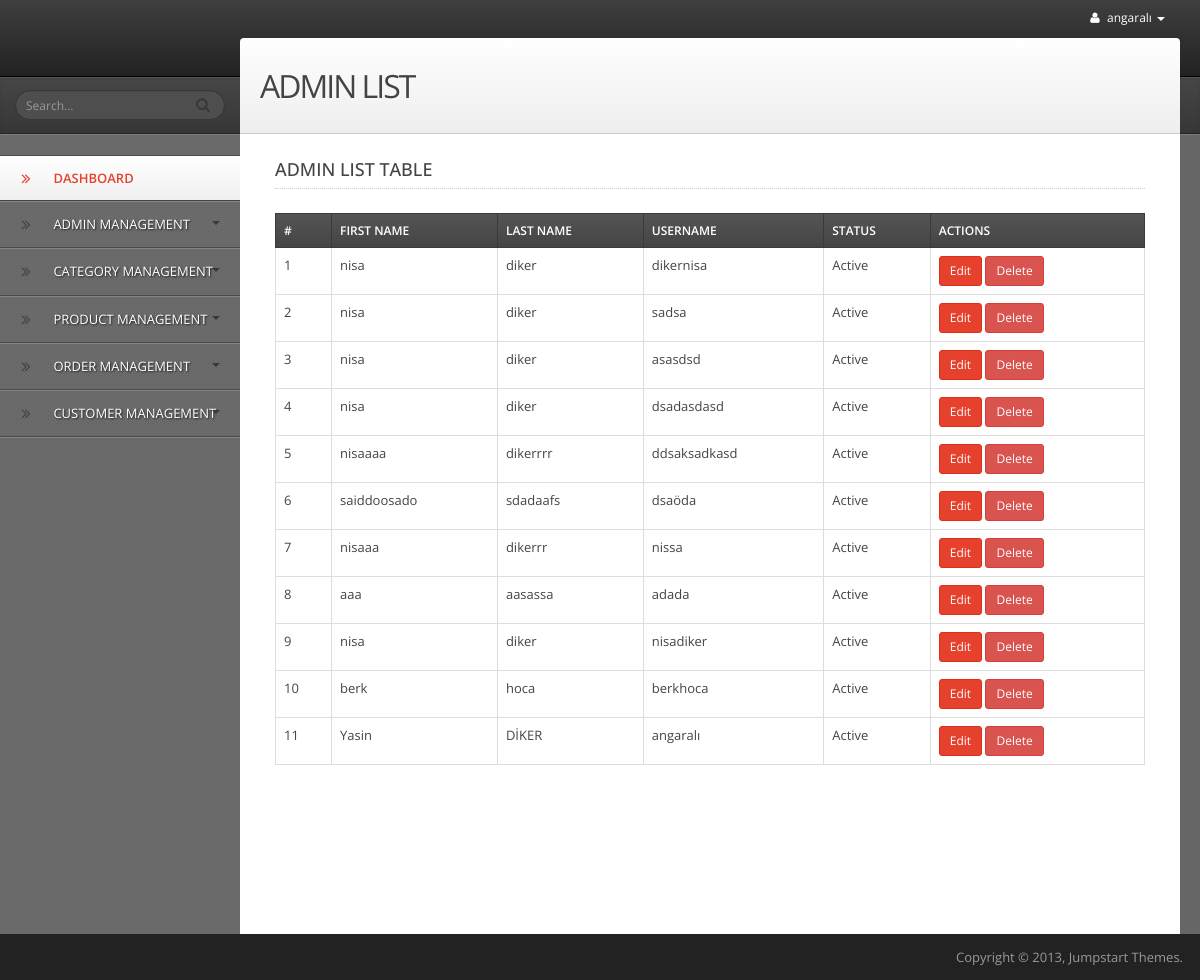
/back-end/admin_panel/admin_list.php (signed in), run on the app's committed database.
### tables this page shows
CREATE TABLE `admin_table` (
  `admin_id` int(11) NOT NULL,
  `admin_name` varchar(255) NOT NULL,
  `admin_surname` varchar(255) NOT NULL,
  `admin_username` varchar(255) NOT NULL,
  `admin_pass` varchar(255) NOT NULL,
  `admin_status` int(11) NOT NULL
);

### back-end/admin_panel/admin_list.php (the view, shortened to what this page needs)
<?php
$servername = "localhost";
$username = "root";
$password = "";
$dbname = "test";
$conn = new mysqli($servername, $username, $password, $dbname);
$sql = "SELECT * FROM admin_table";
$result = $conn->query($sql);
?>
<?php include('header.php'); ?>
<body>
<div id="wrapper">
    <?php include('top_bar.php'); ?>
    <?php include('left_sidebar.php'); ?>
    <div id="content">
        <div id="content-header">
            <h1>ADMIN LIST</h1>
        </div>
        <div id="content-container">
            <div class="col-md-12">
                <h4 class="heading">ADMIN LIST TABLE</h4>
                <table class="table table-bordered table-highlight">
                    <thead>
                        <tr>
                            <th>#</th>
                            <th>First Name</th>
                            <th>Last Name</th>
                            <th>Username</th>
                            <th>Status</th>
                            <th>Actions</th>
                        </tr>
                    </thead>
                    <tbody>
                        <?php
                        if ($result->num_rows > 0) {
                            $count = 0;
                            while ($row = $result->fetch_assoc()) {
                                $count++;
                        ?>
                        <tr>
                            <td><?php echo $count ?></td>
                            <td><?php echo $row["admin_name"] ?></td>
                            <td><?php echo $row["admin_surname"] ?></td>
                            <td><?php echo $row["admin_username"] ?></td>
                            <td>
                                <?php
                                if ($row["admin_status"] == 1) {
                                    echo "Active";
                                } else {
                                    echo "Inactive";
                                }
                                ?>
                            </td>
                            <td>
                                <a href="edit_admin.php?admin_id=<?php echo $row['admin_id']; ?>" class="btn btn-primary btn-sm">Edit</a>
                                <a href="?delete_id=<?php echo $row['admin_id']; ?>" class="btn btn-danger btn-sm" onclick="return confirm('Are you sure you want to delete this admin?')">Delete</a>
                            </td>
                        </tr>
                        <?php
                            }
                        } else {
                            echo "<tr><td colspan='6'>No records found</td></tr>";
                        }
                        ?>
                    </tbody>
                </table>
            </div>
        </div>
    </div>
    <?php include('footer.php'); ?>
</div>
</body>
</html>

### data on the page
admin_table: admin_name "nisa", admin_surname "diker", admin_username "dikernisa", admin_status "Active"
admin_table: admin_name "nisa", admin_surname "diker", admin_username "sadsa", admin_status "Active"
admin_table: admin_name "nisa", admin_surname "diker", admin_username "asasdsd", admin_status "Active"
admin_table: admin_name "nisa", admin_surname "diker", admin_username "dsadasdasd", admin_status "Active"
admin_table: admin_name "nisaaaa", admin_surname "dikerrrr", admin_username "ddsaksadkasd", admin_status "Active"
admin_table: admin_name "saiddoosado", admin_surname "sdadaafs", admin_username "dsaöda", admin_status "Active"
admin_table: admin_name "nisaaa", admin_surname "dikerrr", admin_username "nissa", admin_status "Active"
admin_table: admin_name "aaa", admin_surname "aasassa", admin_username "adada", admin_status "Active"
admin_table: admin_name "nisa", admin_surname "diker", admin_username "nisadiker", admin_status "Active"
admin_table: admin_name "berk", admin_surname "hoca", admin_username "berkhoca", admin_status "Active"
admin_table: admin_name "Yasin", admin_surname "DİKER", admin_username "angaralı", admin_status "Active"

### other printed values
$_SESSION['admin_username'] "angaralı"
